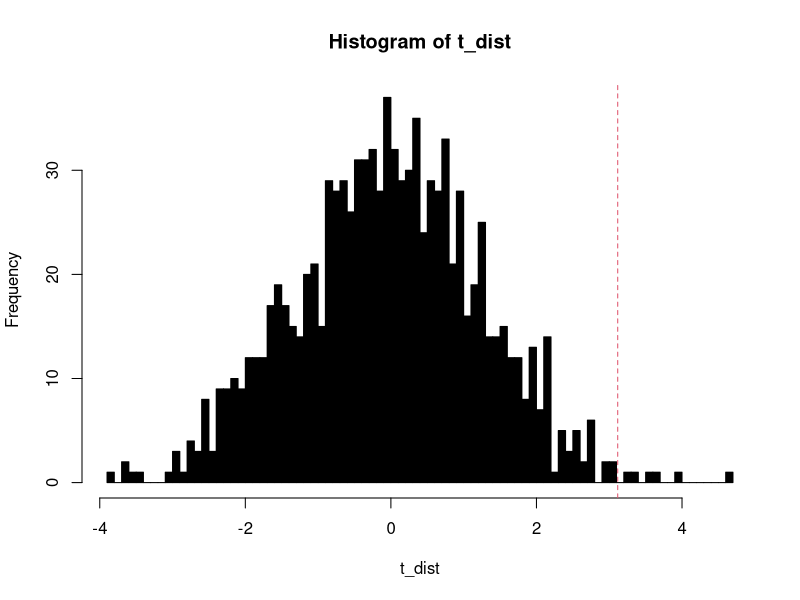
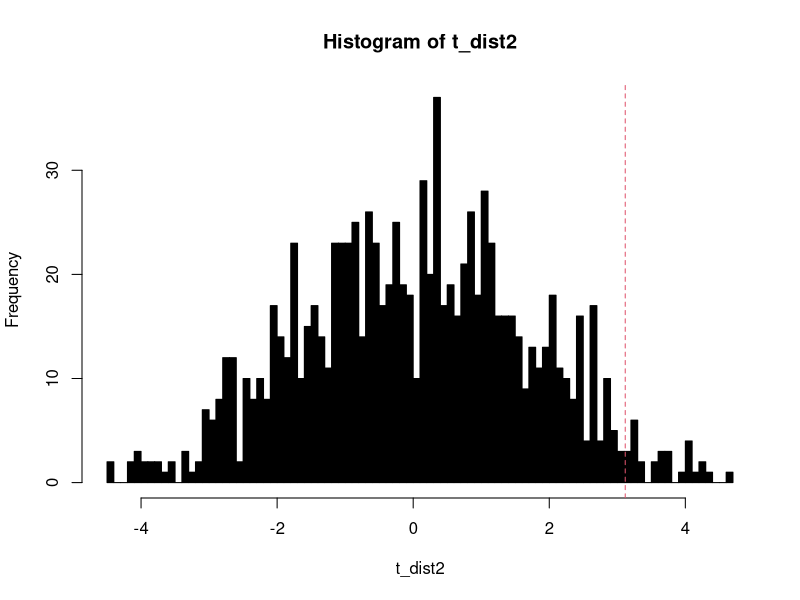

Generate these figures, in order, with R:
## ---- chunk 1
knitr::opts_chunk$set(echo = TRUE)

require(ggplot2)
## ---- chunk 2

#Cortical masses of rats following 2 months of treatment
treat <- c(689, 656, 668,660, 679, 663, 664, 647, 694,633,653)
ctrl <- c(657, 623, 652, 654, 568, 646, 600, 640, 605,635, 642)

#Two sample t-test
t.test(treat, ctrl)

#One sample t test on differences
t.test(treat-ctrl, mu = 0, alternative = "two.sided")

#Store the value of this t-statistic as our observed test statistic, t
t.obs <- t.test(treat-ctrl, mu = 0, alternative = "two.sided")$statistic
## ---- chunk 3
#First we want all the data in the same data frame for convenience
rats <- data.frame(mass = c(treat, ctrl),
                   pair = rep(c(1:length(treat))),
                   treat = c(rep(1,length(treat)), rep(0, length(ctrl))))

rats
## ---- chunk 4
#First we get the binary vector of treatment status
treat_vec <- rats$treat

permute_bad <- function(...){
  #resample the treatment vector
    new_treats <- sample(treat_vec, size = length(treat_vec), replace = FALSE)
  
  #Assign this new treatment vector to the data frame
    rats$treat_perm <- new_treats
    
  #Estimate the t-statistic on this new data
    t_perm <- t.test(rats$mass[rats$treat_perm == 1]-rats$mass[rats$treat_perm == 0],
                     mu = 0, alternative = "two.sided")$statistic
    
  return(t_perm)  
}

#No we do this 1000 times
set.seed(1) #Set random seed for reproducibility
nsims = 1000

t_dist <- replicate(nsims, permute_bad())

#Plot the distribution of these t-statistics
  hist(t_dist, breaks = 100, col = 1)

#add the location of our t.obs
  abline(v = t.obs, lty = 2, col = 2)
  
## ---- chunk 5
p_val <- sum(t_dist > t.obs) / nsims
p_val
## ---- chunk 6
permute_good <- function(...){
  #resample the treatment vector for the first 11 rats
    new_treats_p1 <- rbinom(11, size = 1, prob = 0.5)
  #set their siblings to the opposite of whatever they got  
    new_treats_p2 <- ifelse(new_treats_p1 == 1, 0, 1)
  #Combine for the full permuted treatment vector  
    new_treats <- c(new_treats_p1, new_treats_p2)
  
  #Assign this new treatment vector to the data frame
    rats$treat_perm <- new_treats
    
  #Estimate the t-statistic on this new data
    t_perm <- t.test(rats$mass[rats$treat_perm == 1]-rats$mass[rats$treat_perm == 0],
                     mu = 0, alternative = "two.sided")$statistic
    
  return(t_perm)  
}

#No we do this 1000 times
set.seed(1) #Set random seed for reproducibility
nsims = 1000

t_dist2 <- replicate(nsims, permute_good())

#Plot the distribution of these t-statistics
  hist(t_dist2, breaks = 100, col = 1)

#add the location of our t.obs
  abline(v = t.obs, lty = 2, col = 2)
  
## ---- chunk 7
p_val2 <- sum(t_dist2 > t.obs) / nsims
  p_val2
